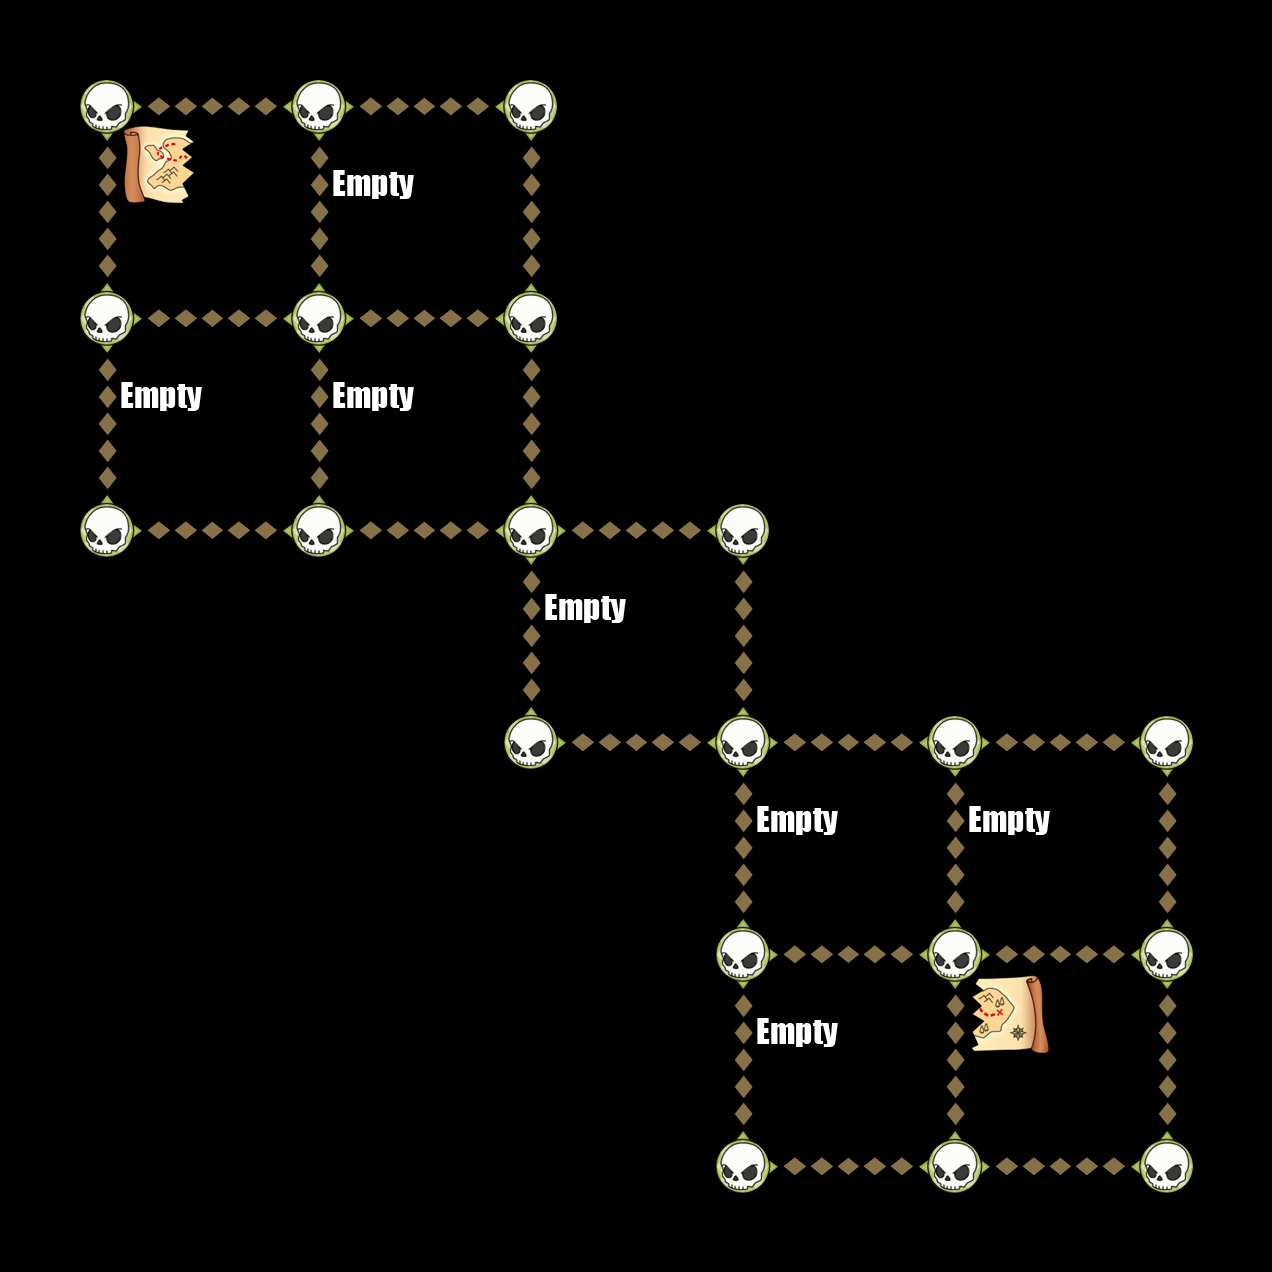

Tiled map render using the project's own tile images. Description and the map definition, with tile-layer contents summarised, below:
An orthogonal 6x6 tile map with 212x212 px tiles, 6 tile layers (Down, Up, Left, Right, ...).

<map version="1.0" orientation="orthogonal" width="6" height="6" tilewidth="212" tileheight="212">
 <tileset firstgid="1" name="TileGraphic_Final-ipadhd" tilewidth="212" tileheight="212">
  <image source="TileGraphic_Final-ipadhd.png" width="636" height="1060" />
  <tile id="0">
   <properties>
    <property name="LineFilled" value="True" />
   </properties>
  </tile>
  <tile id="2">
   <properties>
    <property name="Item" value="TreasureBox" />
   </properties>
  </tile>
  <tile id="4">
   <properties>
    <property name="RowFilled" value="True" />
   </properties>
  </tile>
  <tile id="6">
   <properties>
    <property name="Item" value="CannonLeft" />
   </properties>
  </tile>
  <tile id="7">
   <properties>
    <property name="Item" value="ShipRight" />
   </properties>
  </tile>
  <tile id="8">
   <properties>
    <property name="Item" value="MapOne" />
   </properties>
  </tile>
  <tile id="9">
   <properties>
    <property name="Item" value="CannonRight" />
   </properties>
  </tile>
  <tile id="10">
   <properties>
    <property name="Item" value="ShipLeft" />
   </properties>
  </tile>
  <tile id="11">
   <properties>
    <property name="Item" value="MapTwo" />
   </properties>
  </tile>
  <tile id="12">
   <properties>
    <property name="Item" value="Empty" />
   </properties>
  </tile>
  <tile id="13">
   <properties>
    <property name="Item" value="Skull" />
   </properties>
  </tile>
  <tile id="14">
   <properties>
    <property name="Item" value="Fog" />
   </properties>
  </tile>
 </tileset>
 <layer name="Down" width="6" height="6">
  <data>[36 cells, 14 non-empty, 1 distinct tile ids]</data>
 </layer>
 <layer name="Up" width="6" height="6">
  <data>[36 cells, 14 non-empty, 1 distinct tile ids]</data>
 </layer>
 <layer name="Left" width="6" height="6">
  <data>[36 cells, 14 non-empty, 1 distinct tile ids]</data>
 </layer>
 <layer name="Right" width="6" height="6">
  <data>[36 cells, 14 non-empty, 1 distinct tile ids]</data>
 </layer>
 <layer name="Dots" width="6" height="6">
  <data>[36 cells, 20 non-empty, 1 distinct tile ids]</data>
 </layer>
 <layer name="Items" width="6" height="6">
  <data>[36 cells, 9 non-empty, 3 distinct tile ids]</data>
 </layer>
</map>
